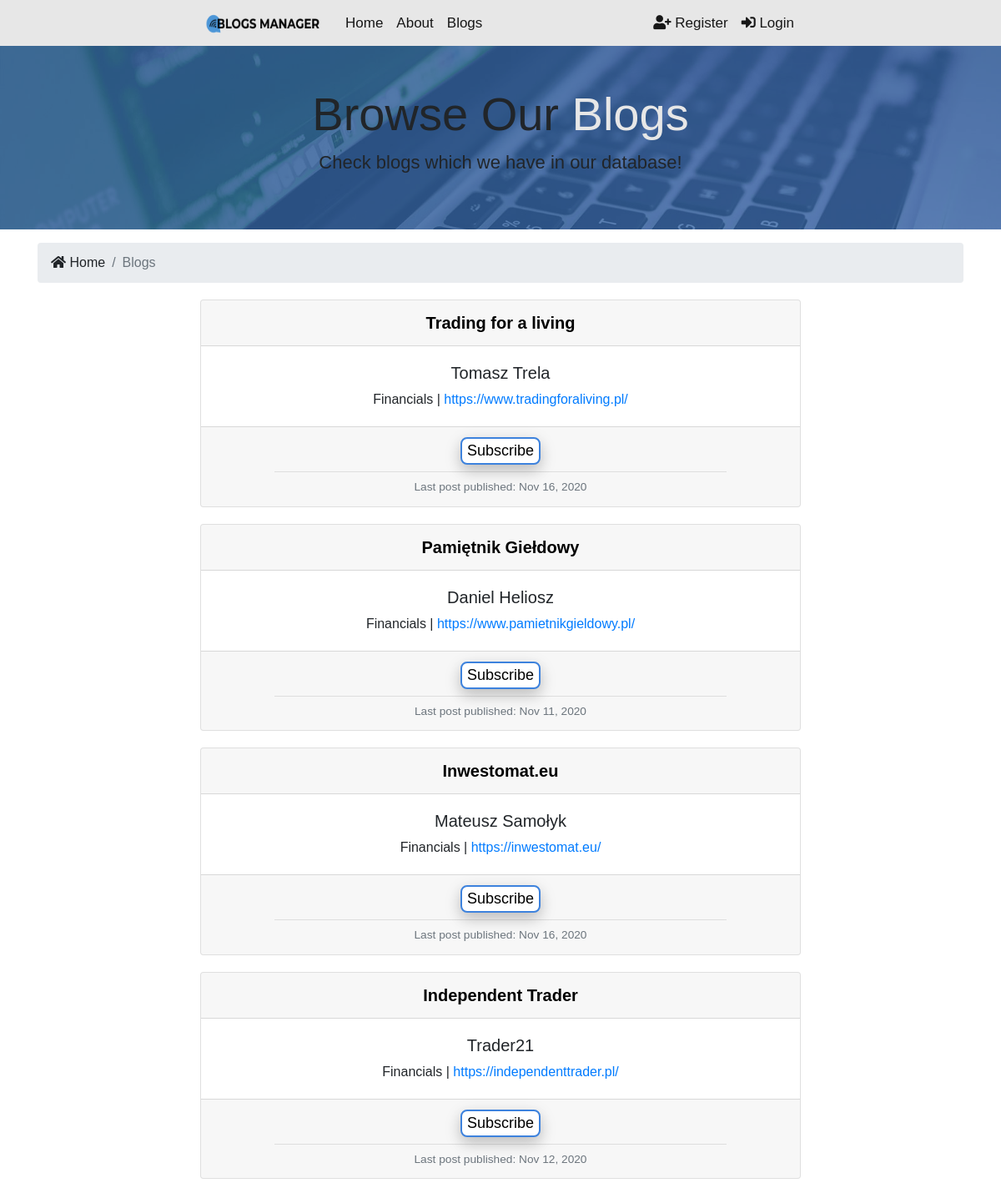
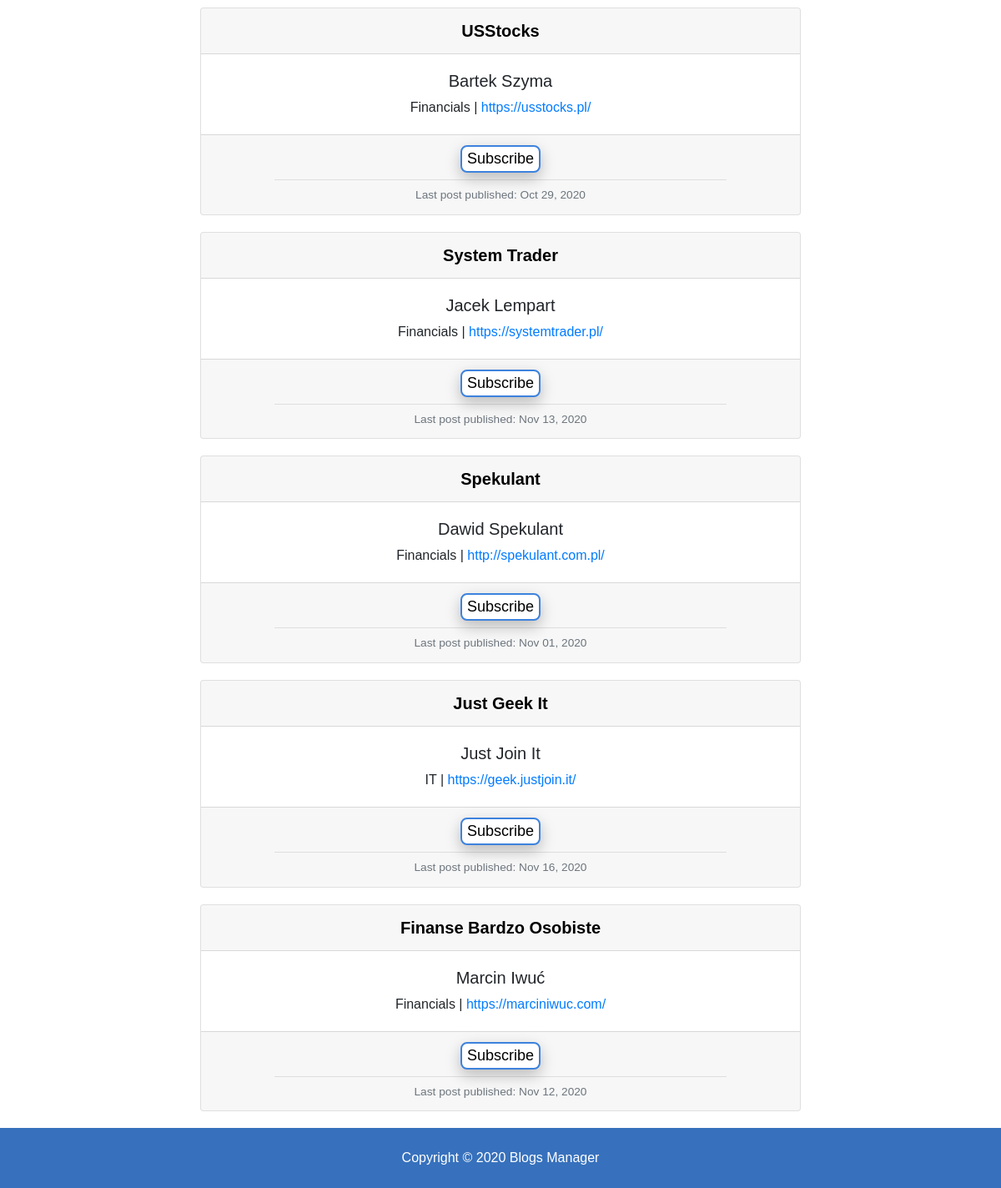
The page /blogs/ on the database as committed earlier (2 pictures, top to bottom).
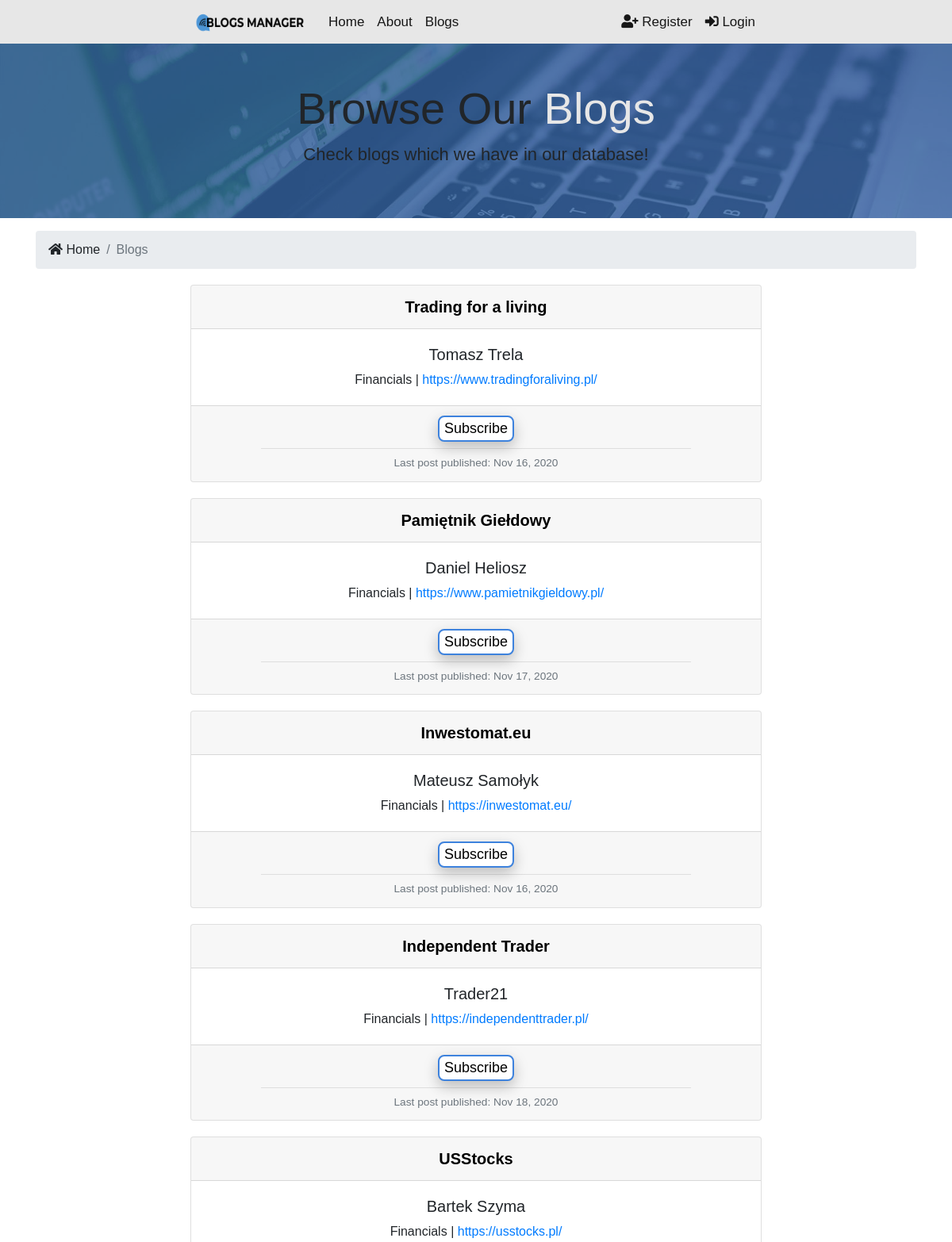
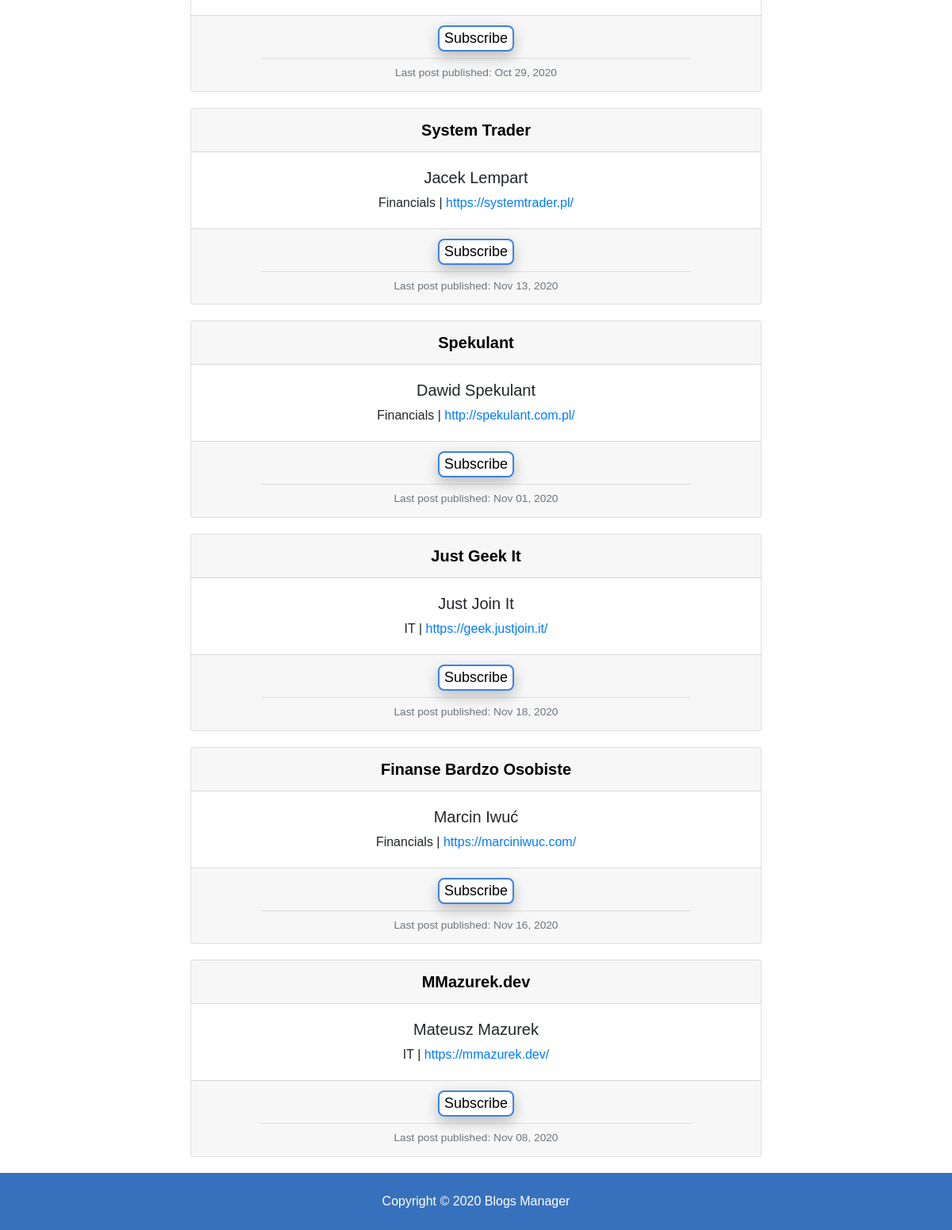
The same page on the database as committed later (2 pictures, top to bottom).
### blogs/models.py (models this page shows, shortened)
class Blog(models.Model):
    name = models.CharField(max_length=200)
    url = models.CharField(max_length=200)
    author = models.CharField(max_length=100)
    genre = models.CharField(choices=GENRE_CHOICES, default="IT", max_length=30)
    genre2 = models.CharField(choices=GENRE_CHOICES, blank=True, max_length=30)
    language = models.CharField(default="Polish", max_length=100)

class BlogPost(models.Model):
    name = models.CharField(max_length=200)
    url = models.CharField(max_length=200)
    added = models.DateTimeField()
    blog = models.ForeignKey(Blog, on_delete=models.CASCADE, related_name='blog_post')
    class Meta:
        ordering = ('-added',)

### blogs/views.py (the view)
# urls.py: path("", views.index, name="blogs"),
def index(request):
    blogs = Blog.objects.all()
    context = {"blogs": blogs}
    return render(request, "blogs/blogs.html", context)

### templates/blogs/blogs.html (shortened to what this page needs)
{% extends 'base.html' %}
{% block content %}
<section id="showcase-inner" class="py-5 text-black">
    <div class="container">
        <div class="row text-center">
            <div class="col-md-12">
                <h1 class="display-4">Browse Our <span style="color:#e7e7e7">Blogs</span></h1>
                <p class="lead">Check blogs which we have in our database!  </p>
            </div>
        </div>
    </div>
</section>
<section id="bc" class="mt-3">
    <div class="container">
        <nav aria-label="breadcrumb">
            <ol class="breadcrumb">
                <li class="breadcrumb-item">
                    <a href="{% url 'index' %}">
                    <i class="fas fa-home"></i> Home</a>
                </li>
                <li class="breadcrumb-item active">
                    <a href="{% url 'blogs' %}">Blogs</a>
                </li>
            </ol>
        </nav>
    </div>
</section>
<section id="blogs">
    {% if blogs %}
        {% for blog in blogs %}
            <div class="card text-center">
                <div class="card-header">
                    <a href="{% url 'blog_info' pk=blog.id %}" class="no-link">{{ blog.name }}</a>
                </div>
                    <div class="card-body">
                        <h5 class="card-title">{{ blog.author }}</h5>
                        {{blog.genre}} | <a href="{{ blog.url }}" class="card-text">{{ blog.url }}</a>
                    </div>
                <div class="subscribe card-footer text-muted">
                    <div class="card-button">
                        <button class='button subscribe-button' id="blog{{ blog.id }}" data-catid='{{ blog.id }}'>Subscribe</button>
                    </div>
                    <hr class="my-2">
                    Last post published: {{ blog.blog_post.first.added|date:"M d, Y" }}
                </div>
            </div>
        {% endfor %}
    {% else %}
        <div class="col-md-12">
            <p>No Blogs Available :(</p>
        </div>
    {% endif %}
</section>
{% endblock %}

### templates/base.html (shortened to what this page needs)
{% load static %}
<!DOCTYPE html>
<html lang="en">
<head>
    <link rel="stylesheet" href="https://stackpath.bootstrapcdn.com/bootstrap/4.5.0/css/bootstrap.min.css">
    <link rel="stylesheet" href="https://cdnjs.cloudflare.com/ajax/libs/font-awesome/5.14.0/css/all.min.css" />
    <link rel="stylesheet" type="text/css" href="{% static 'css/styles.css' %}">
</head>
<body>
    {% include 'partials/_navbar.html' %}
    {% block content %}
    {% endblock %}
    {% include 'partials/_footer.html' %}
</body>
</html>

### templates/partials/_navbar.html (shortened to what this page needs)
{% load static %}
<nav class="navbar navbar-expand-lg navbar-light bg-light">
	<a class="navbar-brand" href="{% url 'index' %}">
        <img src="{% static 'img/logo.png' %}" class="logo" alt="">
	</a>
    <div class="collapse navbar-collapse" id="navbarNav">
        <ul class="navbar-nav">
            <li class="nav-item">
                <a class="nav-link" href="{% url 'index' %}">Home </a>
            </li>
            <li class="nav-item">
                <a class="nav-link" href="#">About</a>
            </li>
            <li class="nav-item">
                <a class="nav-link" href="{% url 'blogs' %}">Blogs</a>
			</li>
		</ul>
	</div>
	<div class="collapse navbar-collapse justify-content-end" id="navbarNav">
        <ul class="navbar-nav">
            {% if user.is_authenticated %}
            <li class="nav-item justify-content-end">
                <a class="nav-link" href="{% url 'account' %}"><i class="fas fa-user"></i> Account</a>
            </li>
            <li class="nav-item justify-content-end">
                <a class="nav-link" href="{% url 'logout' %}"><i class="fas fa-sign-out-alt"></i> Logout</a>
			</li>
            {% else %}
			<li class="nav-item justify-content-end">
                <a class="nav-link" href="{% url 'register' %}"><i class="fas fa-user-plus"></i> Register</a>
			</li>
			<li class="nav-item justify-content-end">
                <a class="nav-link" href="{% url 'login' %}"><i class="fas fa-sign-in-alt"></i> Login</a>
            </li>
            {% endif %}
        </ul>
    </div>
</nav>

### templates/partials/_footer.html
<footer id="main-footer" class="py-4 bg-primary text-white text-center">
    Copyright &copy;
    <span class="year">2020</span> Blogs Manager
</footer>

### blogs_manager/static/css/styles.css (style rules this page uses)
body { font-family: Impact, Charcoal, sans-serif; background-color: white; }
a.no-link:link { color: black; text-decoration: none; }
.bg-light { padding-left: 20%; padding-right: 20%; padding-bottom: 0; padding-top: 0; }
.navbar { background-color: #e7e7e7!important; }
.logo { width: 150px; height: 45px; }
.navbar-light .navbar-nav .nav-link { color: rgba(0,0,0, 0.9); font-size: 17px; }
.lead { font-size: 22px; }
#showcase-inner { background: url(../img/background.jpg) no-repeat center; background-size: cover; position: relative; overflow: hidden; min-height: 180px; }
#showcase-inner::before { background: rgba(55, 113, 189, 0.65); background-size: cover; content: ''; position: absolute; top: 0; left: 0; min-height: 100%; width: 100%; }
.breadcrumb-item a, a:hover, a:focus, a:active { text-decoration: none; color: inherit; }
.card { margin-top: 20px; margin-bottom: 20px; margin-left: 20%; margin-right: 20%; }
.card-header { font-size: 20px; font-weight: bold; }
.card-title { font-size: 20px; margin-bottom: 8px; }
.card-text { margin-bottom: 8px; }
.subscribe { font-size: 13.7px; }
.my-2 { width:80%; }
.col-md-12 p { text-align: center; }
.card-button { font-size: 18px; font-weight: bold; margin-bottom: 4px; }
.button { border-radius: 8px; background-color: white; color: black; box-shadow: 0 8px 16px 0 rgba(0,0,0,0.1), 0 6px 20px 0 rgba(0,0,0,0.15); transition-duration: 0.4s; }
.subscribe-button { border: 2.5px solid rgb(61, 130, 221); }
.bg-primary { background-color: rgb(55, 113, 189)!important; }

Rows that differ between the two databases and show on the page:
computed for Blog "Pamiętnik Giełdowy": blog_post.first.added "Nov 11, 2020" → "Nov 17, 2020"
computed for Blog "Independent Trader": blog_post.first.added "Nov 12, 2020" → "Nov 18, 2020"
computed for Blog "Just Geek It": blog_post.first.added "Nov 16, 2020" → "Nov 18, 2020"
computed for Blog "Finanse Bardzo Osobiste": blog_post.first.added "Nov 12, 2020" → "Nov 16, 2020"
added Blog: name "MMazurek.dev", author "Mateusz Mazurek", genre "IT", url "https://mmazurek.dev/", blog_post.first.added "Nov 08, 2020"
